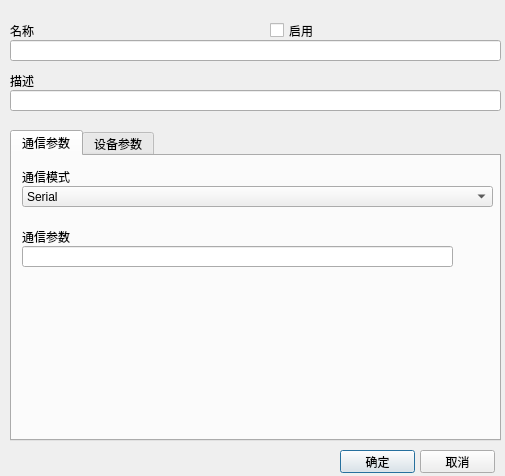
<?xml version="1.0" encoding="UTF-8"?>
<ui version="4.0">
 <class>CMDDeviceConfigDialog</class>
 <widget class="QDialog" name="CMDDeviceConfigDialog">
  <property name="geometry">
   <rect>
    <x>0</x>
    <y>0</y>
    <width>505</width>
    <height>476</height>
   </rect>
  </property>
  <property name="windowTitle">
   <string>Dialog</string>
  </property>
  <widget class="QLineEdit" name="nameEdit">
   <property name="geometry">
    <rect>
     <x>10</x>
     <y>40</y>
     <width>491</width>
     <height>21</height>
    </rect>
   </property>
  </widget>
  <widget class="QLineEdit" name="descriptionEdit">
   <property name="geometry">
    <rect>
     <x>10</x>
     <y>90</y>
     <width>491</width>
     <height>21</height>
    </rect>
   </property>
   <property name="readOnly">
    <bool>false</bool>
   </property>
  </widget>
  <widget class="QLabel" name="label_2">
   <property name="geometry">
    <rect>
     <x>10</x>
     <y>20</y>
     <width>251</width>
     <height>21</height>
    </rect>
   </property>
   <property name="text">
    <string>名称</string>
   </property>
  </widget>
  <widget class="QLabel" name="label_4">
   <property name="geometry">
    <rect>
     <x>10</x>
     <y>70</y>
     <width>431</width>
     <height>21</height>
    </rect>
   </property>
   <property name="text">
    <string>描述</string>
   </property>
  </widget>
  <widget class="QPushButton" name="okButton">
   <property name="geometry">
    <rect>
     <x>340</x>
     <y>450</y>
     <width>75</width>
     <height>23</height>
    </rect>
   </property>
   <property name="text">
    <string>确定</string>
   </property>
  </widget>
  <widget class="QPushButton" name="cancelButton">
   <property name="geometry">
    <rect>
     <x>420</x>
     <y>450</y>
     <width>75</width>
     <height>23</height>
    </rect>
   </property>
   <property name="text">
    <string>取消</string>
   </property>
  </widget>
  <widget class="QCheckBox" name="enableCheckBox">
   <property name="geometry">
    <rect>
     <x>270</x>
     <y>20</y>
     <width>171</width>
     <height>21</height>
    </rect>
   </property>
   <property name="text">
    <string>启用</string>
   </property>
  </widget>
  <widget class="QTabWidget" name="tabWidget">
   <property name="geometry">
    <rect>
     <x>10</x>
     <y>130</y>
     <width>491</width>
     <height>311</height>
    </rect>
   </property>
   <property name="currentIndex">
    <number>0</number>
   </property>
   <widget class="QWidget" name="tab">
    <attribute name="title">
     <string>通信参数</string>
    </attribute>
    <widget class="QLabel" name="label_3">
     <property name="geometry">
      <rect>
       <x>10</x>
       <y>10</y>
       <width>471</width>
       <height>21</height>
      </rect>
     </property>
     <property name="text">
      <string>通信模式</string>
     </property>
    </widget>
    <widget class="QStackedWidget" name="stackedWidget">
     <property name="enabled">
      <bool>true</bool>
     </property>
     <property name="geometry">
      <rect>
       <x>0</x>
       <y>60</y>
       <width>481</width>
       <height>221</height>
      </rect>
     </property>
     <property name="currentIndex">
      <number>2</number>
     </property>
     <widget class="QWidget" name="page_serial">
      <widget class="QLabel" name="label_5">
       <property name="geometry">
        <rect>
         <x>10</x>
         <y>10</y>
         <width>211</width>
         <height>21</height>
        </rect>
       </property>
       <property name="text">
        <string>端口</string>
       </property>
      </widget>
      <widget class="QComboBox" name="portComboBox">
       <property name="geometry">
        <rect>
         <x>10</x>
         <y>30</y>
         <width>211</width>
         <height>25</height>
        </rect>
       </property>
       <property name="editable">
        <bool>true</bool>
       </property>
      </widget>
      <widget class="QComboBox" name="baudRateComboBox">
       <property name="geometry">
        <rect>
         <x>240</x>
         <y>30</y>
         <width>201</width>
         <height>21</height>
        </rect>
       </property>
       <item>
        <property name="text">
         <string>115200</string>
        </property>
       </item>
       <item>
        <property name="text">
         <string>57600</string>
        </property>
       </item>
       <item>
        <property name="text">
         <string>38400</string>
        </property>
       </item>
       <item>
        <property name="text">
         <string>19200</string>
        </property>
       </item>
       <item>
        <property name="text">
         <string>9600</string>
        </property>
       </item>
       <item>
        <property name="text">
         <string>4800</string>
        </property>
       </item>
       <item>
        <property name="text">
         <string>2400</string>
        </property>
       </item>
       <item>
        <property name="text">
         <string>1200</string>
        </property>
       </item>
      </widget>
      <widget class="QLabel" name="label_7">
       <property name="geometry">
        <rect>
         <x>240</x>
         <y>10</y>
         <width>201</width>
         <height>21</height>
        </rect>
       </property>
       <property name="text">
        <string>波特率</string>
       </property>
      </widget>
      <widget class="QLabel" name="label_8">
       <property name="geometry">
        <rect>
         <x>10</x>
         <y>60</y>
         <width>211</width>
         <height>21</height>
        </rect>
       </property>
       <property name="text">
        <string>数据位</string>
       </property>
      </widget>
      <widget class="QLabel" name="label_9">
       <property name="geometry">
        <rect>
         <x>240</x>
         <y>60</y>
         <width>191</width>
         <height>21</height>
        </rect>
       </property>
       <property name="text">
        <string>停止位</string>
       </property>
      </widget>
      <widget class="QComboBox" name="parityComboBox">
       <property name="geometry">
        <rect>
         <x>10</x>
         <y>130</y>
         <width>211</width>
         <height>21</height>
        </rect>
       </property>
       <item>
        <property name="text">
         <string>NONE</string>
        </property>
       </item>
       <item>
        <property name="text">
         <string>ODD</string>
        </property>
       </item>
       <item>
        <property name="text">
         <string>EVEN</string>
        </property>
       </item>
       <item>
        <property name="text">
         <string>MARK</string>
        </property>
       </item>
       <item>
        <property name="text">
         <string>SPACE</string>
        </property>
       </item>
      </widget>
      <widget class="QLabel" name="label_10">
       <property name="geometry">
        <rect>
         <x>10</x>
         <y>110</y>
         <width>211</width>
         <height>21</height>
        </rect>
       </property>
       <property name="text">
        <string>校验位</string>
       </property>
      </widget>
      <widget class="QComboBox" name="stopBitsComboBox">
       <property name="geometry">
        <rect>
         <x>240</x>
         <y>80</y>
         <width>201</width>
         <height>21</height>
        </rect>
       </property>
       <item>
        <property name="text">
         <string>1</string>
        </property>
       </item>
       <item>
        <property name="text">
         <string>1.5</string>
        </property>
       </item>
       <item>
        <property name="text">
         <string>2</string>
        </property>
       </item>
      </widget>
      <widget class="QComboBox" name="dataBitsComboBox">
       <property name="geometry">
        <rect>
         <x>10</x>
         <y>80</y>
         <width>211</width>
         <height>21</height>
        </rect>
       </property>
       <item>
        <property name="text">
         <string>5</string>
        </property>
       </item>
       <item>
        <property name="text">
         <string>6</string>
        </property>
       </item>
       <item>
        <property name="text">
         <string>7</string>
        </property>
       </item>
       <item>
        <property name="text">
         <string>8</string>
        </property>
       </item>
      </widget>
     </widget>
     <widget class="QWidget" name="page_tcp">
      <widget class="QLabel" name="label_6">
       <property name="geometry">
        <rect>
         <x>10</x>
         <y>70</y>
         <width>461</width>
         <height>21</height>
        </rect>
       </property>
       <property name="text">
        <string>IP地址</string>
       </property>
      </widget>
      <widget class="QLineEdit" name="serverPortEdit">
       <property name="geometry">
        <rect>
         <x>10</x>
         <y>140</y>
         <width>471</width>
         <height>21</height>
        </rect>
       </property>
      </widget>
      <widget class="QLabel" name="label_11">
       <property name="geometry">
        <rect>
         <x>10</x>
         <y>120</y>
         <width>471</width>
         <height>21</height>
        </rect>
       </property>
       <property name="text">
        <string>服务端口</string>
       </property>
      </widget>
      <widget class="QLineEdit" name="serverIPEdit">
       <property name="geometry">
        <rect>
         <x>10</x>
         <y>90</y>
         <width>471</width>
         <height>21</height>
        </rect>
       </property>
      </widget>
      <widget class="QLineEdit" name="localPortEdit">
       <property name="geometry">
        <rect>
         <x>10</x>
         <y>190</y>
         <width>471</width>
         <height>21</height>
        </rect>
       </property>
      </widget>
      <widget class="QLabel" name="label_12">
       <property name="geometry">
        <rect>
         <x>10</x>
         <y>170</y>
         <width>471</width>
         <height>21</height>
        </rect>
       </property>
       <property name="text">
        <string>本地服务端口</string>
       </property>
      </widget>
      <widget class="QFrame" name="frame">
       <property name="geometry">
        <rect>
         <x>10</x>
         <y>20</y>
         <width>471</width>
         <height>41</height>
        </rect>
       </property>
       <property name="frameShape">
        <enum>QFrame::StyledPanel</enum>
       </property>
       <property name="frameShadow">
        <enum>QFrame::Raised</enum>
       </property>
       <widget class="QRadioButton" name="clientRadioButton">
        <property name="geometry">
         <rect>
          <x>96</x>
          <y>10</y>
          <width>81</width>
          <height>22</height>
         </rect>
        </property>
        <property name="layoutDirection">
         <enum>Qt::RightToLeft</enum>
        </property>
        <property name="text">
         <string>客户端</string>
        </property>
        <property name="checked">
         <bool>true</bool>
        </property>
       </widget>
       <widget class="QRadioButton" name="serverRadioButton">
        <property name="geometry">
         <rect>
          <x>280</x>
          <y>10</y>
          <width>81</width>
          <height>22</height>
         </rect>
        </property>
        <property name="layoutDirection">
         <enum>Qt::RightToLeft</enum>
        </property>
        <property name="text">
         <string>服务端</string>
        </property>
       </widget>
      </widget>
     </widget>
     <widget class="QWidget" name="page_opcua">
      <widget class="QLineEdit" name="opcuaCommParameterEdit">
       <property name="geometry">
        <rect>
         <x>10</x>
         <y>30</y>
         <width>431</width>
         <height>21</height>
        </rect>
       </property>
      </widget>
      <widget class="QLabel" name="label_20">
       <property name="geometry">
        <rect>
         <x>10</x>
         <y>10</y>
         <width>431</width>
         <height>21</height>
        </rect>
       </property>
       <property name="text">
        <string>通信参数</string>
       </property>
      </widget>
     </widget>
     <widget class="QWidget" name="page_usb">
      <widget class="QLabel" name="label_14">
       <property name="geometry">
        <rect>
         <x>10</x>
         <y>10</y>
         <width>431</width>
         <height>21</height>
        </rect>
       </property>
       <property name="text">
        <string>通信参数</string>
       </property>
      </widget>
      <widget class="QLineEdit" name="usbCommParameterEdit">
       <property name="geometry">
        <rect>
         <x>10</x>
         <y>30</y>
         <width>431</width>
         <height>21</height>
        </rect>
       </property>
      </widget>
     </widget>
     <widget class="QWidget" name="page_board">
      <widget class="QLineEdit" name="boardCommParameterEdit">
       <property name="geometry">
        <rect>
         <x>10</x>
         <y>30</y>
         <width>431</width>
         <height>21</height>
        </rect>
       </property>
      </widget>
      <widget class="QLabel" name="label_19">
       <property name="geometry">
        <rect>
         <x>10</x>
         <y>10</y>
         <width>431</width>
         <height>21</height>
        </rect>
       </property>
       <property name="text">
        <string>通信参数</string>
       </property>
      </widget>
     </widget>
     <widget class="QWidget" name="page_other">
      <widget class="QLineEdit" name="otherCommParameterEdit">
       <property name="geometry">
        <rect>
         <x>10</x>
         <y>30</y>
         <width>431</width>
         <height>21</height>
        </rect>
       </property>
      </widget>
      <widget class="QLabel" name="label_15">
       <property name="geometry">
        <rect>
         <x>10</x>
         <y>10</y>
         <width>431</width>
         <height>21</height>
        </rect>
       </property>
       <property name="text">
        <string>通信参数</string>
       </property>
      </widget>
     </widget>
    </widget>
    <widget class="QComboBox" name="communicationTypeBox">
     <property name="geometry">
      <rect>
       <x>10</x>
       <y>30</y>
       <width>471</width>
       <height>21</height>
      </rect>
     </property>
     <item>
      <property name="text">
       <string>Serial</string>
      </property>
     </item>
     <item>
      <property name="text">
       <string>TCP</string>
      </property>
     </item>
     <item>
      <property name="text">
       <string>UDP</string>
      </property>
     </item>
     <item>
      <property name="text">
       <string>OPCUa</string>
      </property>
     </item>
     <item>
      <property name="text">
       <string>USB</string>
      </property>
     </item>
     <item>
      <property name="text">
       <string>Board</string>
      </property>
     </item>
     <item>
      <property name="text">
       <string>Other</string>
      </property>
     </item>
    </widget>
    <zorder>stackedWidget</zorder>
    <zorder>label_3</zorder>
    <zorder>communicationTypeBox</zorder>
   </widget>
   <widget class="QWidget" name="tab_2">
    <attribute name="title">
     <string>设备参数</string>
    </attribute>
    <widget class="QLabel" name="label_16">
     <property name="geometry">
      <rect>
       <x>10</x>
       <y>160</y>
       <width>431</width>
       <height>21</height>
      </rect>
     </property>
     <property name="text">
      <string>站地址</string>
     </property>
    </widget>
    <widget class="QLineEdit" name="stationEdit">
     <property name="geometry">
      <rect>
       <x>10</x>
       <y>180</y>
       <width>471</width>
       <height>21</height>
      </rect>
     </property>
     <property name="text">
      <string>1</string>
     </property>
     <property name="readOnly">
      <bool>false</bool>
     </property>
    </widget>
    <widget class="QLineEdit" name="replyTimeoutEdit">
     <property name="geometry">
      <rect>
       <x>10</x>
       <y>80</y>
       <width>471</width>
       <height>21</height>
      </rect>
     </property>
     <property name="text">
      <string>1000</string>
     </property>
     <property name="readOnly">
      <bool>false</bool>
     </property>
    </widget>
    <widget class="QLabel" name="label_17">
     <property name="geometry">
      <rect>
       <x>10</x>
       <y>60</y>
       <width>431</width>
       <height>21</height>
      </rect>
     </property>
     <property name="text">
      <string>命令超时(ms)</string>
     </property>
    </widget>
    <widget class="QLineEdit" name="protocolEdit">
     <property name="geometry">
      <rect>
       <x>10</x>
       <y>30</y>
       <width>471</width>
       <height>21</height>
      </rect>
     </property>
     <property name="text">
      <string>MD OPC UA</string>
     </property>
     <property name="readOnly">
      <bool>true</bool>
     </property>
    </widget>
    <widget class="QLabel" name="label">
     <property name="geometry">
      <rect>
       <x>10</x>
       <y>10</y>
       <width>431</width>
       <height>21</height>
      </rect>
     </property>
     <property name="text">
      <string>通信协议</string>
     </property>
    </widget>
    <widget class="QLineEdit" name="retriesEdit">
     <property name="geometry">
      <rect>
       <x>10</x>
       <y>130</y>
       <width>471</width>
       <height>21</height>
      </rect>
     </property>
     <property name="text">
      <string>3</string>
     </property>
     <property name="readOnly">
      <bool>false</bool>
     </property>
    </widget>
    <widget class="QLabel" name="label_18">
     <property name="geometry">
      <rect>
       <x>10</x>
       <y>110</y>
       <width>431</width>
       <height>21</height>
      </rect>
     </property>
     <property name="text">
      <string>命令重试次数</string>
     </property>
    </widget>
   </widget>
  </widget>
 </widget>
 <resources/>
 <connections/>
</ui>
